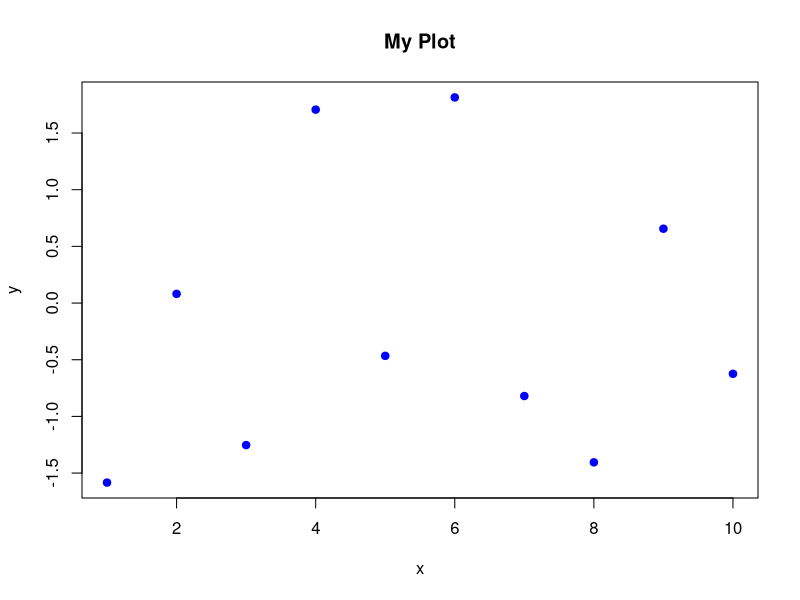

Generate this figure with R:
plot_data <- function(x, y, ...) {
  plot(x, y, ...)
}
x <- 1:10
y <- rnorm(10)
plot_data(x, y, col = "blue", pch = 19, main = "My Plot")
